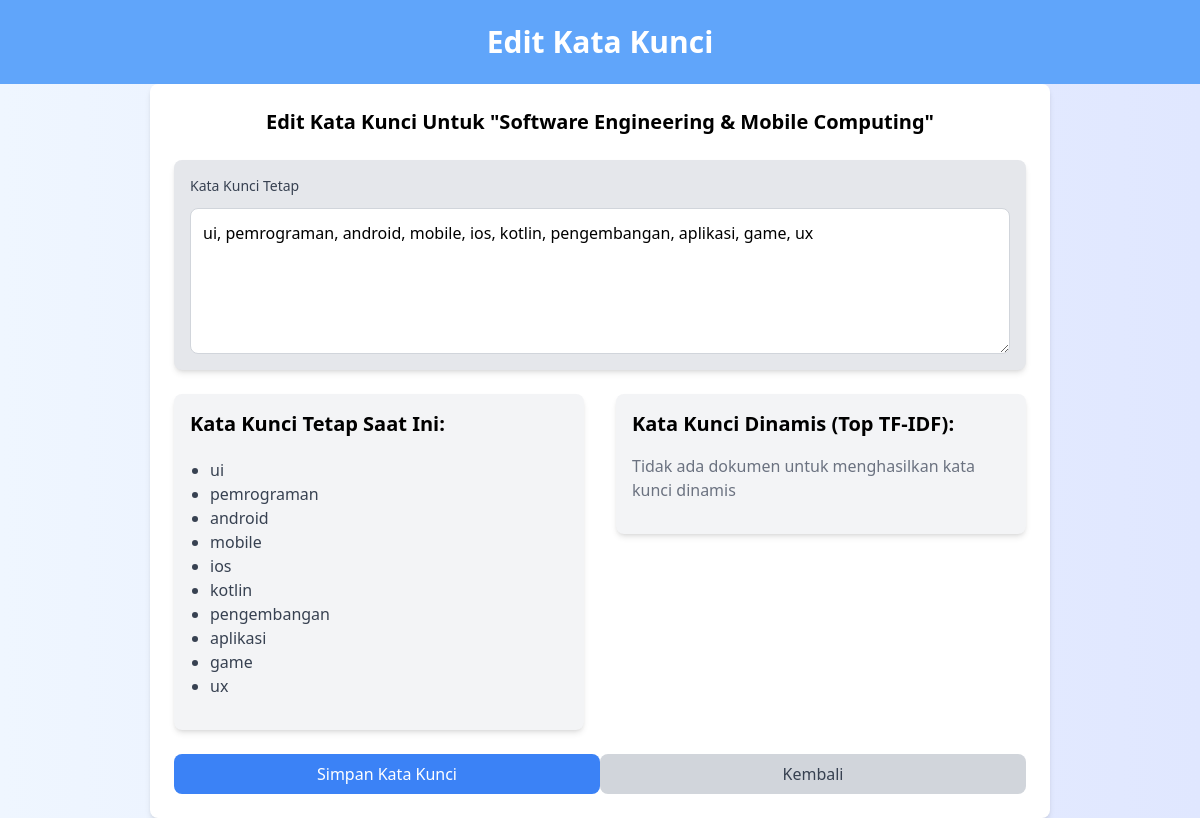
The page /edit_keywords/5/ on the database its author committed.
### fileupload/models.py (models this page shows, shortened)
class Theme(models.Model):
    name = models.CharField(max_length=255)
    fixed_keywords = models.TextField(blank=True, null=True)
    dynamic_keywords = models.TextField(blank=True, null=True)
    def get_fixed_keywords(self):
        return [k.strip() for k in self.fixed_keywords.split(',')] if self.fixed_keywords else []

### fileupload/views.py (the view, shortened to what this page needs)
# urls.py: path('edit_keywords/<int:theme_id>/', views.edit_keywords_view, name='edit_keywords'),
def edit_keywords_view(request, theme_id):
    theme = get_object_or_404(Theme, id=theme_id)
    processor = TextProcessor()
    theme_docs = ProcessedDocument.objects.filter(theme=theme.name)
    doc_texts = [doc.cleaned_text for doc in theme_docs]
    top_terms = processor.calculate_top_terms(doc_texts, theme.name) if doc_texts else []
    if request.method == 'POST':
        form = ThemeForm(request.POST, instance=theme)
        if form.is_valid():
            try:
                fixed_keywords_input = form.cleaned_data['fixed_keywords']
                fixed_keywords = [k.strip() for k in fixed_keywords_input.split(',') if k.strip()]
                if len(fixed_keywords) != 15:
                    messages.error(request, "Harus ada tepat 15 kata kunci tetap")
                    return render(request, 'edit_keywords.html', {
                        'form': form,
                        'theme': theme,
                        'current_fixed_keywords': theme.get_fixed_keywords(),
                        'dynamic_keywords': top_terms,
                    })
                theme.set_fixed_keywords(fixed_keywords)
                if top_terms:
                    fixed_set = set(k.lower() for k in fixed_keywords)
                    dynamic_terms = []
                    for term, _ in top_terms:
                        if (term.lower() not in fixed_set and
                            len(dynamic_terms) < 5):
                            dynamic_terms.append(term)
                    theme.set_dynamic_keywords(dynamic_terms)
                theme.save()
                messages.success(request, 'Kata kunci berhasil diperbarui!')
                return redirect('top_terms')
            except ValueError as e:
                messages.error(request, str(e))
            except Exception as e:
                messages.error(request, f"Terjadi kesalahan: {str(e)}")
    else:
        form = ThemeForm(instance=theme)
    dynamic_keywords = []
    return render(request, 'edit_keywords.html', {
        'form': form,
        'theme': theme,
        'current_fixed_keywords': theme.get_fixed_keywords(),
        'dynamic_keywords': dynamic_keywords,
        'has_documents': bool(doc_texts),
    })

### fileupload/forms.py (shortened to what this page needs)
class ThemeForm(forms.ModelForm):
    class Meta:
        model = Theme
        fields = ['fixed_keywords']
        widgets = {
            'fixed_keywords': forms.Textarea(attrs={
                'class': 'border-gray-300 rounded-md shadow-sm w-full p-2',
                'rows': 5,
                'placeholder': 'Enter exactly 15 keywords separated by commas'
            })
        }

### fileupload/templates/edit_keywords.html (shortened to what this page needs)
<!DOCTYPE html>
<html lang="en">
<head>
    <script src="https://cdn.tailwindcss.com"></script>
</head>
<body class="bg-gradient-to-r from-blue-50 to-indigo-100">
    <div class="bg-blue-400 text-white p-6">
        <h1 class="text-3xl font-bold text-center">Edit Kata Kunci</h1>
    </div>
    <div class="flex justify-center">
        <div class="w-full md:w-3/4 p-6 bg-white shadow-md rounded-lg">
            <form method="POST">
                <h1 class="text-xl mb-6 font-bold text-center">Edit Kata Kunci Untuk "{{ theme.name }}"</h1>
                <div class="mb-6 bg-gray-200 p-4 rounded-lg shadow-md">
                    <label for="id_fixed_keywords" class="block text-sm mb-3 font-medium text-gray-700">Kata Kunci Tetap</label>
                    <textarea name="fixed_keywords" id="id_fixed_keywords" rows="5" required class="block w-full p-3 border border-gray-300 rounded-lg" placeholder="Masukkan kata kunci yang dipisahkan dengan koma">{{ form.fixed_keywords.value|default:'' }}</textarea>
                </div>
                <div class="flex space-x-8 mb-6">
                    <div class="w-1/2">
                        <div class="p-4 bg-gray-100 rounded-lg shadow-md">
                            <h2 class="text-xl mb-5 font-semibold">Kata Kunci Tetap Saat Ini:</h2>
                            <ul class="list-disc pl-5 mb-4">
                                {% for keyword in current_fixed_keywords %}
                                    <li class="text-gray-700">{{ keyword }}</li>
                                {% endfor %}
                            </ul>
                        </div>
                    </div>
                    <div class="w-1/2">
                        <div class="p-4 bg-gray-100 rounded-lg shadow-md">
                            <h2 class="text-xl font-semibold mb-4">Kata Kunci Dinamis (Top TF-IDF):</h2>
                            <ul class="mb-4">
                                {% if has_documents %}
                                    {% if dynamic_keywords %}
                                        {% for term, score in dynamic_keywords %}
                                            <li class="flex justify-between items-center py-1">
                                                <span class="text-l text-gray-700 font-medium">{{ term }}</span>
                                                <span class="text-gray-500 text-sm">Score: {{ score }}</span>
                                            </li>
                                        {% endfor %}
                                    {% else %}
                                        <li class="text-gray-500">Tidak ada kata kunci dinamis yang unik</li>
                                    {% endif %}
                                {% else %}
                                    <li class="text-gray-500">Tidak ada dokumen untuk menghasilkan kata kunci dinamis</li>
                                {% endif %}
                            </ul>
                        </div>
                    </div>
                </div>
                <div class="flex justify-between mt-4">
                    <button type="submit" class="w-full bg-blue-500 text-white py-2 px-4 rounded-lg hover:bg-blue-400 transition">Simpan Kata Kunci</button>
                    <a href="{% url 'top_terms' %}" class="w-full bg-gray-300 text-gray-700 py-2 px-4 rounded-lg hover:bg-gray-400 transition text-center">Kembali</a>
                </div>
            </form>
        </div>
    </div>
</body>
</html>

### rows shown on the page
Theme: name "Software Engineering & Mobile Computing", fixed_keywords "ui, pemrograman, android, mobile, ios, kotlin, pengembangan, aplikasi, game, ux"

### other values the page prints
{{ keyword }} "ui" "pemrograman" "android" "mobile" "ios" "kotlin" "pengembangan" "aplikasi" "game" "ux"
